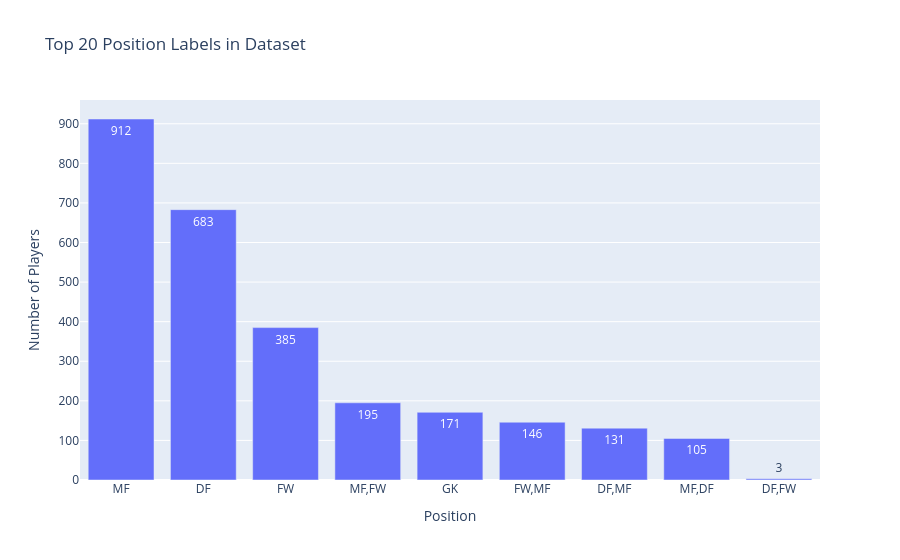

The code cell stored with this chart in its notebook:
### Code cell
position_counts = df_eda["Pos"].value_counts().reset_index()
position_counts.columns = ["Position", "Number of Players"]

display(position_counts.head(20))

fig = px.bar(
    position_counts.head(20),
    x="Position",
    y="Number of Players",
    title="Top 20 Position Labels in Dataset",
    text="Number of Players"
)

fig.show()

### Figure 1 — Plotly figure (JSON) as saved in the notebook; plotly's stock layout.template omitted (floating-point values rounded to 4 significant figures)
{"data": [{"hovertemplate": "Position=%{x}<br>Number of Players=%{text}<extra></extra>", "legendgroup": "", "marker": {"color": "#636efa", "pattern": {"shape": ""}}, "name": "", "orientation": "v", "showlegend": false, "text": [912.0, 683.0, 385.0, 195.0, 171.0, 146.0, 131.0, 105.0, 3.0], "textposition": "auto", "type": "bar", "x": ["MF", "DF", "FW", "MF,FW", "GK", "FW,MF", "DF,MF", "MF,DF", "DF,FW"], "xaxis": "x", "y": [912, 683, 385, 195, 171, 146, 131, 105, 3], "yaxis": "y"}], "layout": {"barmode": "relative", "legend": {"tracegroupgap": 0}, "title": {"text": "Top 20 Position Labels in Dataset"}, "xaxis": {"anchor": "y", "domain": [0, 1], "title": {"text": "Position"}}, "yaxis": {"anchor": "x", "domain": [0, 1], "title": {"text": "Number of Players"}}}}
